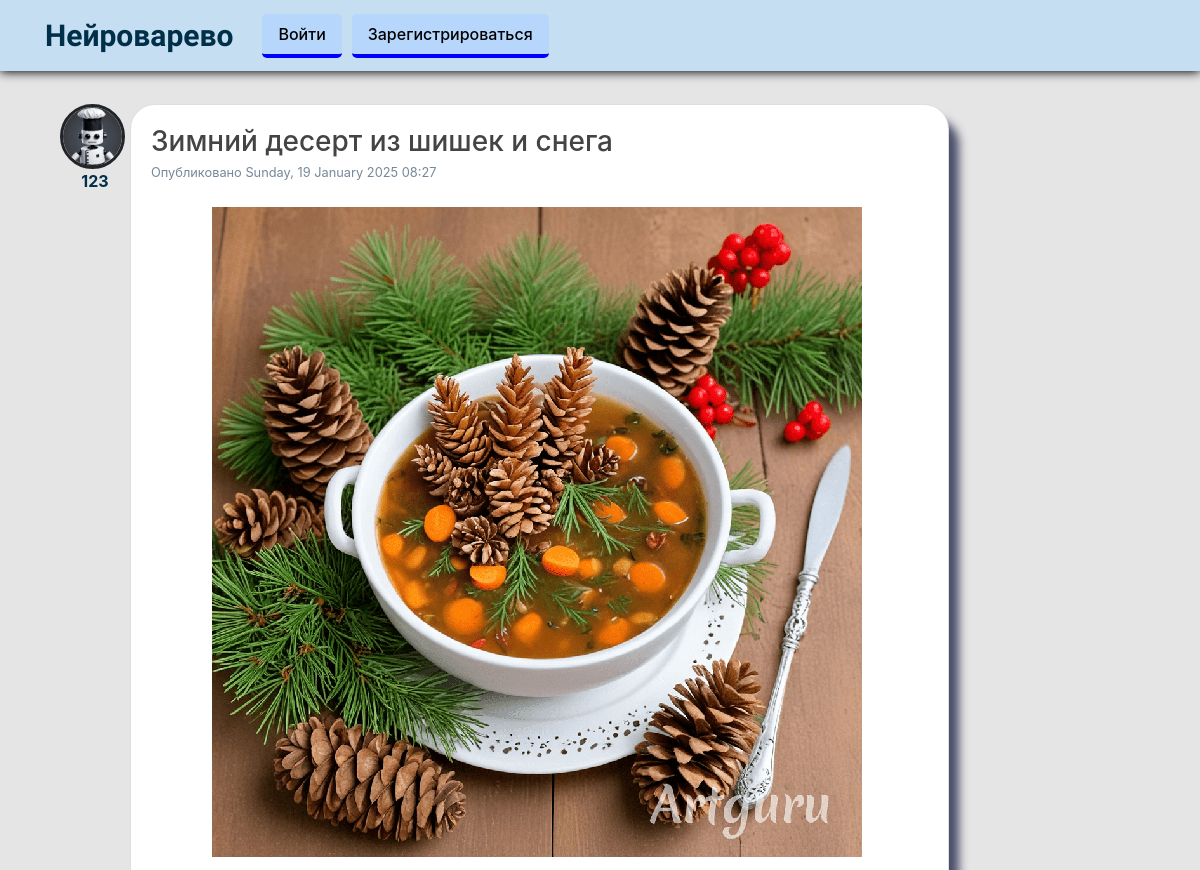
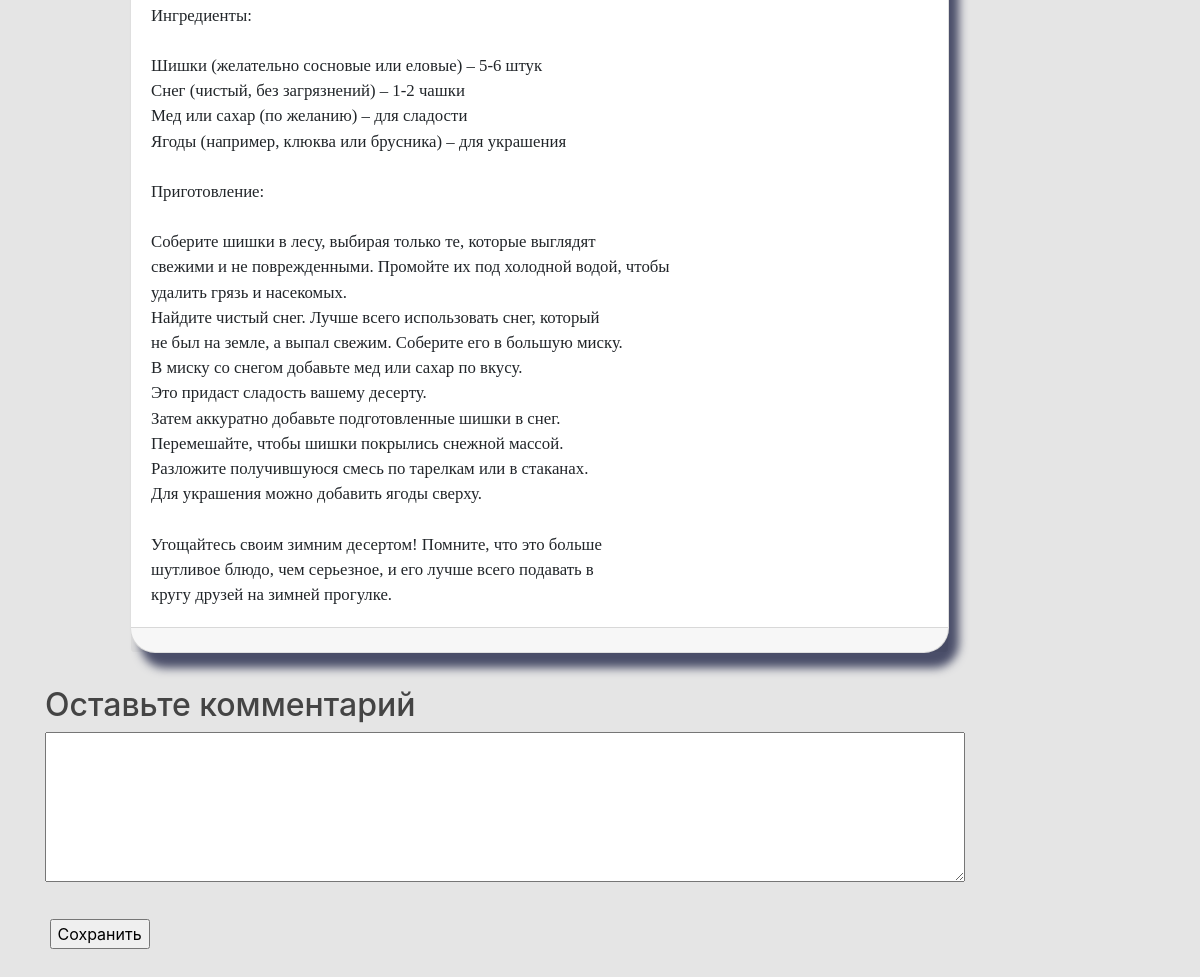
/post/1, run on the app's committed database (2 pictures, top to bottom).
### test_flask/models.py (models this page shows, shortened)
class User(db.Model, UserMixin):
    id = db.Column(db.Integer, primary_key=True)
    username = db.Column(db.String(20), unique=True, nullable=False)
    email = db.Column(db.String(120), unique=True, nullable=False)
    image_file = db.Column(db.String(20), nullable=False,
                           default='default.png')
    password = db.Column(db.String(60), nullable=False)
    posts = db.relationship('Post', backref='author', lazy=True)

class Post(db.Model):
    id = db.Column(db.Integer, primary_key=True)
    title = db.Column(db.String(100), nullable=False)
    date_posted = db.Column(db.DateTime, nullable=False,
                            default=datetime.now())  # rework
    content = db.Column(db.Text, nullable=False)
    image_file = db.Column(db.String(20), nullable=False,
                           default='edf6ccd3be63b265.png')
    user_id = db.Column(db.Integer, db.ForeignKey('user.id'), nullable=False)
    comments = db.relationship('Comment', backref='title', lazy='select',
                               cascade='all, delete-orphan')

### test_flask/posts/routes.py (the view, shortened to what this page needs)
@posts.route("/post/<int:post_id>", methods=['GET', 'POST'])
def post(post_id):
    post = Post.query.get_or_404(post_id)
    form = CommentForm()
    return render_template('post.html', title=post.title, post=post, form=form)

### test_flask/posts/forms.py
class CommentForm(FlaskForm):
    comment = StringField('Комментарий', validators=[DataRequired()])

### test_flask/templates/post.html (shortened to what this page needs)
{% extends "layout.html" %}
{% block content %}
<div class="container" style="display: flex;">
    <article class="media" style="display: flex; flex-direction: column;">
        <img class="rounded-circle article-img" style="margin-right: 5px; border: solid;"
             src="{{ url_for('static', filename='profile_pics/' + post.author.image_file) }}">
        <a href="{{ url_for('users.user_posts', username=post.author.username) }}" id="author"
           style="margin: 0 auto; font-weight: bold;">{{
            post.author.username }}</a>
    </article>
    <div class="card" style="margin-bottom: 20px;">
        <div class="card-body">
            <h3 class="card-title">{{ post.title }}</h3>
            <small>Опубликовано {{ post.date_posted.strftime('%A, %d %B %Y %I:%M') }}</small>
            <br>
            <br>
            {% if post.image_file %}
            <div class="form-group" style="text-align: center">
                <img style="margin-right: 5px;" src="{{ url_for('static',
                  filename='food_pics/' + post.image_file) }}">
            </div>
            {% endif %}
            <pre class="card-text">{{ post.content }}</pre>
        </div>
        <div class="card-footer" style="font-size: 20px;">
        </div>
    </div>
</div>
<div id="content">
    <h2>Оставьте комментарий</h2>
    <form action="" method="post">
        <div class="form_settings">
            <p><textarea name="comment" style="width: 100%; height: 150px"></textarea>
            </p>
            <p style="padding-top: 15px"><span>&nbsp;</span><input class="submit" type="submit" name="submit"
                                                                   value="Сохранить"/></p>
        </div>
    </form>
</div>
{% endblock content %}

### test_flask/static/main.css (style rules this page uses)
body { margin: 0; padding: 0; }
h1, h2, h3, h4, h5, h6 { color: #444444; }
.article-img { height: 65px; width: 65px; margin-right: 16px; }

### test_flask/templates/post.html (style rules this page uses)
.container { margin-bottom: 0.8rem; }
.card { border-radius: 25px; background-color: white; box-shadow: 10px 15px 10px #4a4e69; width: 92%; }
.card-title { margin-bottom: 0 !important; }
a { color: #003049 !important; text-decoration: none; }
small { color: lightslategray; }
p { color: rgb(43, 37, 37); }

### test_flask/templates/layout.html (style rules this page uses)
.card-text { font-size: 1.05rem; font-family: 'Tangerine', serif; font-optical-sizing: auto; }
body { background-color: #e5e5e5; margin-top: 6.5rem; }

### data on the page
User: image_file (picture), author.username "123"
Post: title "Зимний десерт из шишек и снега", date_posted "Sunday, 19 January 2025 08:27", image_file (picture), content "Ингредиенты: Шишки (желательно сосновые или еловые) – 5-6 штук Снег (чистый, без загрязнений) – 1-2 чашки Мед или сахар (по желанию) – для сладости Ягоды (например, клюква или брусника) – для украшения Приготовление: Соберите шишки в лесу, выбирая только те, которые выглядят свежими и не поврежденными. Промойте их под холодной водой, чтобы удалить грязь и насекомых. Найдите чистый снег. Лучше всего использовать снег, который не был на земле, а выпал свежим. Соберите его в большую миску. В миску со снегом добавьте мед или сахар по вкусу. Это придаст сладость вашему десерту. Затем аккуратно добавьте подготовленные шишки в снег. Перемешайте, чтобы шишки покрылись снежной массой. Разложите…"
